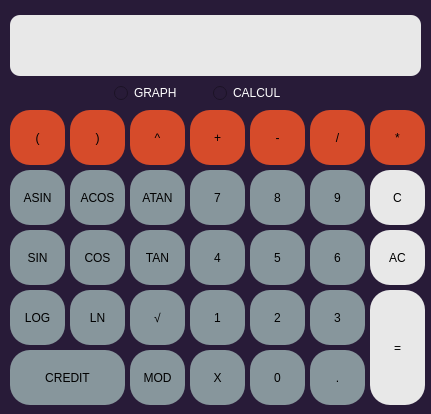
<?xml version="1.0" encoding="UTF-8"?>
<ui version="4.0">
 <class>MainWindow</class>
 <widget class="QMainWindow" name="MainWindow">
  <property name="geometry">
   <rect>
    <x>0</x>
    <y>0</y>
    <width>431</width>
    <height>414</height>
   </rect>
  </property>
  <property name="windowTitle">
   <string>MainWindow</string>
  </property>
  <property name="styleSheet">
   <string notr="true">background-color: rgb(40, 27, 56)</string>
  </property>
  <widget class="QWidget" name="centralwidget">
   <widget class="QLabel" name="result">
    <property name="geometry">
     <rect>
      <x>10</x>
      <y>15</y>
      <width>411</width>
      <height>61</height>
     </rect>
    </property>
    <property name="styleSheet">
     <string notr="true">QLabel{
 	qproperty-alignment: 'AlignVCenter | AlignRight';
	background-color: rgb(232, 232, 232);
	border-radius: 10px;
	
	
	font: 20pt &quot;Ubuntu&quot;;
}
</string>
    </property>
    <property name="text">
     <string/>
    </property>
   </widget>
   <widget class="QPushButton" name="pushButton_7">
    <property name="geometry">
     <rect>
      <x>190</x>
      <y>170</y>
      <width>55</width>
      <height>55</height>
     </rect>
    </property>
    <property name="styleSheet">
     <string notr="true">QPushButton {
	background-color: rgb(135, 150, 156);
	border-radius: 20px;
}

QPushButton:pressed {
	background-color: rgb(36, 91, 113);
	border-radius: 20px;
}
</string>
    </property>
    <property name="text">
     <string>7</string>
    </property>
   </widget>
   <widget class="QPushButton" name="pushButton_8">
    <property name="geometry">
     <rect>
      <x>250</x>
      <y>170</y>
      <width>55</width>
      <height>55</height>
     </rect>
    </property>
    <property name="styleSheet">
     <string notr="true">QPushButton {
	background-color: rgb(135, 150, 156);
	border-radius: 20px;
}

QPushButton:pressed {
	background-color: rgb(36, 91, 113);
	border-radius: 20px;
}
</string>
    </property>
    <property name="text">
     <string>8</string>
    </property>
   </widget>
   <widget class="QPushButton" name="pushButton_9">
    <property name="geometry">
     <rect>
      <x>310</x>
      <y>170</y>
      <width>55</width>
      <height>55</height>
     </rect>
    </property>
    <property name="styleSheet">
     <string notr="true">QPushButton {
	background-color: rgb(135, 150, 156);
	border-radius: 20px;
}

QPushButton:pressed {
	background-color: rgb(36, 91, 113);
	border-radius: 20px;
}
</string>
    </property>
    <property name="text">
     <string>9</string>
    </property>
   </widget>
   <widget class="QPushButton" name="pushButton_4">
    <property name="geometry">
     <rect>
      <x>190</x>
      <y>230</y>
      <width>55</width>
      <height>55</height>
     </rect>
    </property>
    <property name="styleSheet">
     <string notr="true">QPushButton {
	background-color: rgb(135, 150, 156);
	border-radius: 20px;
}

QPushButton:pressed {
	background-color: rgb(36, 91, 113);
	border-radius: 20px;
}
</string>
    </property>
    <property name="text">
     <string>4</string>
    </property>
   </widget>
   <widget class="QPushButton" name="pushButton_5">
    <property name="geometry">
     <rect>
      <x>250</x>
      <y>230</y>
      <width>55</width>
      <height>55</height>
     </rect>
    </property>
    <property name="styleSheet">
     <string notr="true">QPushButton {
	background-color: rgb(135, 150, 156);
	border-radius: 20px;
}

QPushButton:pressed {
	background-color: rgb(36, 91, 113);
	border-radius: 20px;
}
</string>
    </property>
    <property name="text">
     <string>5</string>
    </property>
   </widget>
   <widget class="QPushButton" name="pushButton_6">
    <property name="geometry">
     <rect>
      <x>310</x>
      <y>230</y>
      <width>55</width>
      <height>55</height>
     </rect>
    </property>
    <property name="styleSheet">
     <string notr="true">QPushButton {
	background-color: rgb(135, 150, 156);
	border-radius: 20px;
}

QPushButton:pressed {
	background-color: rgb(36, 91, 113);
	border-radius: 20px;
}
</string>
    </property>
    <property name="text">
     <string>6</string>
    </property>
   </widget>
   <widget class="QPushButton" name="pushButton_1">
    <property name="geometry">
     <rect>
      <x>190</x>
      <y>290</y>
      <width>55</width>
      <height>55</height>
     </rect>
    </property>
    <property name="styleSheet">
     <string notr="true">QPushButton {
	background-color: rgb(135, 150, 156);
	border-radius: 20px;
}

QPushButton:pressed {
	background-color: rgb(36, 91, 113);
	border-radius: 20px;
}
</string>
    </property>
    <property name="text">
     <string>1</string>
    </property>
   </widget>
   <widget class="QPushButton" name="pushButton_2">
    <property name="geometry">
     <rect>
      <x>250</x>
      <y>290</y>
      <width>55</width>
      <height>55</height>
     </rect>
    </property>
    <property name="styleSheet">
     <string notr="true">QPushButton {
	background-color: rgb(135, 150, 156);
	border-radius: 20px;
}

QPushButton:pressed {
	background-color: rgb(36, 91, 113);
	border-radius: 20px;
}
</string>
    </property>
    <property name="text">
     <string>2</string>
    </property>
   </widget>
   <widget class="QPushButton" name="pushButton_3">
    <property name="geometry">
     <rect>
      <x>310</x>
      <y>290</y>
      <width>55</width>
      <height>55</height>
     </rect>
    </property>
    <property name="styleSheet">
     <string notr="true">QPushButton {
	background-color: rgb(135, 150, 156);
	border-radius: 20px;
}

QPushButton:pressed {
	background-color: rgb(36, 91, 113);
	border-radius: 20px;
}
</string>
    </property>
    <property name="text">
     <string>3</string>
    </property>
   </widget>
   <widget class="QPushButton" name="pushButton_0">
    <property name="geometry">
     <rect>
      <x>250</x>
      <y>350</y>
      <width>55</width>
      <height>55</height>
     </rect>
    </property>
    <property name="styleSheet">
     <string notr="true">QPushButton {
	background-color: rgb(135, 150, 156);
	border-radius: 20px;
}

QPushButton:pressed {
	background-color: rgb(36, 91, 113);
	border-radius: 20px;
}
</string>
    </property>
    <property name="text">
     <string>0</string>
    </property>
   </widget>
   <widget class="QPushButton" name="pushButton_X">
    <property name="geometry">
     <rect>
      <x>190</x>
      <y>350</y>
      <width>55</width>
      <height>55</height>
     </rect>
    </property>
    <property name="styleSheet">
     <string notr="true">QPushButton {
	background-color: rgb(135, 150, 156);
	border-radius: 20px;
}

QPushButton:pressed {
	background-color: rgb(36, 91, 113);
	border-radius: 20px;
}
</string>
    </property>
    <property name="text">
     <string>X</string>
    </property>
   </widget>
   <widget class="QPushButton" name="pushButton_Pow">
    <property name="geometry">
     <rect>
      <x>130</x>
      <y>110</y>
      <width>55</width>
      <height>55</height>
     </rect>
    </property>
    <property name="styleSheet">
     <string notr="true">QPushButton {
	background-color: rgb(214, 75, 42);
	border-radius: 20px;
}

QPushButton:pressed {
	background-color: rgb(156, 56, 33);
	border-radius: 20px;
}
</string>
    </property>
    <property name="text">
     <string>^</string>
    </property>
   </widget>
   <widget class="QPushButton" name="pushButton_PLUS">
    <property name="geometry">
     <rect>
      <x>190</x>
      <y>110</y>
      <width>55</width>
      <height>55</height>
     </rect>
    </property>
    <property name="styleSheet">
     <string notr="true">QPushButton {
	background-color: rgb(214, 75, 42);
	border-radius: 20px;
}

QPushButton:pressed {
	background-color: rgb(156, 56, 33);
	border-radius: 20px;
}
</string>
    </property>
    <property name="text">
     <string>+</string>
    </property>
   </widget>
   <widget class="QPushButton" name="pushButton_MINUS">
    <property name="geometry">
     <rect>
      <x>250</x>
      <y>110</y>
      <width>55</width>
      <height>55</height>
     </rect>
    </property>
    <property name="styleSheet">
     <string notr="true">QPushButton {
	background-color: rgb(214, 75, 42);
	border-radius: 20px;
}

QPushButton:pressed {
	background-color: rgb(156, 56, 33);
	border-radius: 20px;
}
</string>
    </property>
    <property name="text">
     <string>-</string>
    </property>
   </widget>
   <widget class="QPushButton" name="pushButton_MUL">
    <property name="geometry">
     <rect>
      <x>370</x>
      <y>110</y>
      <width>55</width>
      <height>55</height>
     </rect>
    </property>
    <property name="styleSheet">
     <string notr="true">QPushButton {
	background-color: rgb(214, 75, 42);
	border-radius: 20px;
}

QPushButton:pressed {
	background-color: rgb(156, 56, 33);
	border-radius: 20px;
}
</string>
    </property>
    <property name="text">
     <string>*</string>
    </property>
   </widget>
   <widget class="QPushButton" name="pushButton_DIV">
    <property name="geometry">
     <rect>
      <x>310</x>
      <y>110</y>
      <width>55</width>
      <height>55</height>
     </rect>
    </property>
    <property name="styleSheet">
     <string notr="true">QPushButton {
	background-color: rgb(214, 75, 42);
	border-radius: 20px;
}

QPushButton:pressed {
	background-color: rgb(156, 56, 33);
	border-radius: 20px;
}
</string>
    </property>
    <property name="text">
     <string>/</string>
    </property>
   </widget>
   <widget class="QPushButton" name="pushButton_OP_Bracket">
    <property name="geometry">
     <rect>
      <x>10</x>
      <y>110</y>
      <width>55</width>
      <height>55</height>
     </rect>
    </property>
    <property name="styleSheet">
     <string notr="true">QPushButton {
	background-color: rgb(214, 75, 42);
	border-radius: 20px;
}

QPushButton:pressed {
	background-color: rgb(156, 56, 33);
	border-radius: 20px;
}
</string>
    </property>
    <property name="text">
     <string>(</string>
    </property>
   </widget>
   <widget class="QPushButton" name="pushButton_AC">
    <property name="geometry">
     <rect>
      <x>370</x>
      <y>230</y>
      <width>55</width>
      <height>55</height>
     </rect>
    </property>
    <property name="styleSheet">
     <string notr="true">QPushButton {
	background-color: rgb(232, 232, 232);
	border-radius: 20px;
}

QPushButton:pressed {
	background-color: rgb(127, 127, 127);
	border-radius: 20px;
}
</string>
    </property>
    <property name="text">
     <string>AC</string>
    </property>
   </widget>
   <widget class="QPushButton" name="pushButton_EQ">
    <property name="geometry">
     <rect>
      <x>370</x>
      <y>290</y>
      <width>55</width>
      <height>115</height>
     </rect>
    </property>
    <property name="styleSheet">
     <string notr="true">QPushButton {
	background-color: rgb(232, 232, 232);
	border-radius: 20px;
}

QPushButton:pressed {
	background-color: rgb(127, 127, 127);
	border-radius: 20px;
}
</string>
    </property>
    <property name="text">
     <string>=</string>
    </property>
   </widget>
   <widget class="QPushButton" name="pushButton_SIN">
    <property name="geometry">
     <rect>
      <x>10</x>
      <y>230</y>
      <width>55</width>
      <height>55</height>
     </rect>
    </property>
    <property name="styleSheet">
     <string notr="true">QPushButton {
	background-color: rgb(135, 150, 156);
	border-radius: 20px;
}

QPushButton:pressed {
	background-color: rgb(36, 91, 113);
	border-radius: 20px;
}
</string>
    </property>
    <property name="text">
     <string>SIN</string>
    </property>
   </widget>
   <widget class="QPushButton" name="pushButton_COS">
    <property name="geometry">
     <rect>
      <x>70</x>
      <y>230</y>
      <width>55</width>
      <height>55</height>
     </rect>
    </property>
    <property name="styleSheet">
     <string notr="true">QPushButton {
	background-color: rgb(135, 150, 156);
	border-radius: 20px;
}

QPushButton:pressed {
	background-color: rgb(36, 91, 113);
	border-radius: 20px;
}
</string>
    </property>
    <property name="text">
     <string>COS</string>
    </property>
   </widget>
   <widget class="QPushButton" name="pushButton_TAN">
    <property name="geometry">
     <rect>
      <x>130</x>
      <y>230</y>
      <width>55</width>
      <height>55</height>
     </rect>
    </property>
    <property name="styleSheet">
     <string notr="true">QPushButton {
	background-color: rgb(135, 150, 156);
	border-radius: 20px;
}

QPushButton:pressed {
	background-color: rgb(36, 91, 113);
	border-radius: 20px;
}
</string>
    </property>
    <property name="text">
     <string>TAN</string>
    </property>
   </widget>
   <widget class="QPushButton" name="pushButton_ACOS">
    <property name="geometry">
     <rect>
      <x>70</x>
      <y>170</y>
      <width>55</width>
      <height>55</height>
     </rect>
    </property>
    <property name="styleSheet">
     <string notr="true">QPushButton {
	background-color: rgb(135, 150, 156);
	border-radius: 20px;
}

QPushButton:pressed {
	background-color: rgb(36, 91, 113);
	border-radius: 20px;
}
</string>
    </property>
    <property name="text">
     <string>ACOS</string>
    </property>
   </widget>
   <widget class="QPushButton" name="pushButton_ATAN">
    <property name="geometry">
     <rect>
      <x>130</x>
      <y>170</y>
      <width>55</width>
      <height>55</height>
     </rect>
    </property>
    <property name="styleSheet">
     <string notr="true">QPushButton {
	background-color: rgb(135, 150, 156);
	border-radius: 20px;
}

QPushButton:pressed {
	background-color: rgb(36, 91, 113);
	border-radius: 20px;
}
</string>
    </property>
    <property name="text">
     <string>ATAN</string>
    </property>
   </widget>
   <widget class="QPushButton" name="pushButton_ASIN">
    <property name="geometry">
     <rect>
      <x>10</x>
      <y>170</y>
      <width>55</width>
      <height>55</height>
     </rect>
    </property>
    <property name="styleSheet">
     <string notr="true">QPushButton {
	background-color: rgb(135, 150, 156);
	border-radius: 20px;
}

QPushButton:pressed {
	background-color: rgb(36, 91, 113);
	border-radius: 20px;
}
</string>
    </property>
    <property name="text">
     <string>ASIN</string>
    </property>
   </widget>
   <widget class="QPushButton" name="pushButton_LN">
    <property name="geometry">
     <rect>
      <x>70</x>
      <y>290</y>
      <width>55</width>
      <height>55</height>
     </rect>
    </property>
    <property name="styleSheet">
     <string notr="true">QPushButton {
	background-color: rgb(135, 150, 156);
	border-radius: 20px;
}

QPushButton:pressed {
	background-color: rgb(36, 91, 113);
	border-radius: 20px;
}
</string>
    </property>
    <property name="text">
     <string>LN</string>
    </property>
   </widget>
   <widget class="QPushButton" name="pushButton_LOG">
    <property name="geometry">
     <rect>
      <x>10</x>
      <y>290</y>
      <width>55</width>
      <height>55</height>
     </rect>
    </property>
    <property name="styleSheet">
     <string notr="true">QPushButton {
	background-color: rgb(135, 150, 156);
	border-radius: 20px;
}

QPushButton:pressed {
	background-color: rgb(36, 91, 113);
	border-radius: 20px;
}
</string>
    </property>
    <property name="text">
     <string>LOG</string>
    </property>
   </widget>
   <widget class="QPushButton" name="pushButton_SQRT">
    <property name="geometry">
     <rect>
      <x>130</x>
      <y>290</y>
      <width>55</width>
      <height>55</height>
     </rect>
    </property>
    <property name="styleSheet">
     <string notr="true">QPushButton {
	background-color: rgb(135, 150, 156);
	border-radius: 20px;
}

QPushButton:pressed {
	background-color: rgb(36, 91, 113);
	border-radius: 20px;
}
</string>
    </property>
    <property name="text">
     <string>√</string>
    </property>
   </widget>
   <widget class="QPushButton" name="pushButton_CL_Bracket">
    <property name="geometry">
     <rect>
      <x>70</x>
      <y>110</y>
      <width>55</width>
      <height>55</height>
     </rect>
    </property>
    <property name="styleSheet">
     <string notr="true">QPushButton {
	background-color: rgb(214, 75, 42);
	border-radius: 20px;
}

QPushButton:pressed {
	background-color: rgb(156, 56, 33);
	border-radius: 20px;
}
</string>
    </property>
    <property name="text">
     <string>)</string>
    </property>
   </widget>
   <widget class="QPushButton" name="pushButton_C">
    <property name="geometry">
     <rect>
      <x>370</x>
      <y>170</y>
      <width>55</width>
      <height>55</height>
     </rect>
    </property>
    <property name="styleSheet">
     <string notr="true">QPushButton {
	background-color: rgb(232, 232, 232);
	border-radius: 20px;
}

QPushButton:pressed {
	background-color: rgb(127, 127, 127);
	border-radius: 20px;
}
</string>
    </property>
    <property name="text">
     <string>C</string>
    </property>
   </widget>
   <widget class="QPushButton" name="pushButton_DOT">
    <property name="geometry">
     <rect>
      <x>310</x>
      <y>350</y>
      <width>55</width>
      <height>55</height>
     </rect>
    </property>
    <property name="styleSheet">
     <string notr="true">QPushButton {
	background-color: rgb(135, 150, 156);
	border-radius: 20px;
}

QPushButton:pressed {
	background-color: rgb(36, 91, 113);
	border-radius: 20px;
}
</string>
    </property>
    <property name="text">
     <string>.</string>
    </property>
   </widget>
   <widget class="QPushButton" name="pushButton_CREDIT">
    <property name="geometry">
     <rect>
      <x>10</x>
      <y>350</y>
      <width>115</width>
      <height>55</height>
     </rect>
    </property>
    <property name="styleSheet">
     <string notr="true">QPushButton {
	background-color: rgb(135, 150, 156);
	border-radius: 20px;
}

QPushButton:pressed {
	background-color: rgb(36, 91, 113);
	border-radius: 20px;
}
</string>
    </property>
    <property name="text">
     <string>CREDIT</string>
    </property>
   </widget>
   <widget class="QPushButton" name="pushButton_MOD">
    <property name="geometry">
     <rect>
      <x>130</x>
      <y>350</y>
      <width>55</width>
      <height>55</height>
     </rect>
    </property>
    <property name="styleSheet">
     <string notr="true">QPushButton {
	background-color: rgb(135, 150, 156);
	border-radius: 20px;
}

QPushButton:pressed {
	background-color: rgb(36, 91, 113);
	border-radius: 20px;
}
</string>
    </property>
    <property name="text">
     <string>MOD</string>
    </property>
   </widget>
   <widget class="QRadioButton" name="Graf">
    <property name="geometry">
     <rect>
      <x>114</x>
      <y>85</y>
      <width>91</width>
      <height>16</height>
     </rect>
    </property>
    <property name="styleSheet">
     <string notr="true">qproperty-alignment: 'AlignVCenter | AlignRight';
color: White;
font: 12pt &quot;Ubuntu&quot;;

</string>
    </property>
    <property name="text">
     <string>GRAPH</string>
    </property>
   </widget>
   <widget class="QRadioButton" name="Calculation">
    <property name="geometry">
     <rect>
      <x>213</x>
      <y>85</y>
      <width>91</width>
      <height>16</height>
     </rect>
    </property>
    <property name="styleSheet">
     <string notr="true">qproperty-alignment: 'AlignVCenter | AlignRight';
color: White;
font: 12pt &quot;Ubuntu&quot;;


</string>
    </property>
    <property name="text">
     <string>CALCUL</string>
    </property>
   </widget>
  </widget>
 </widget>
 <resources/>
 <connections/>
</ui>
